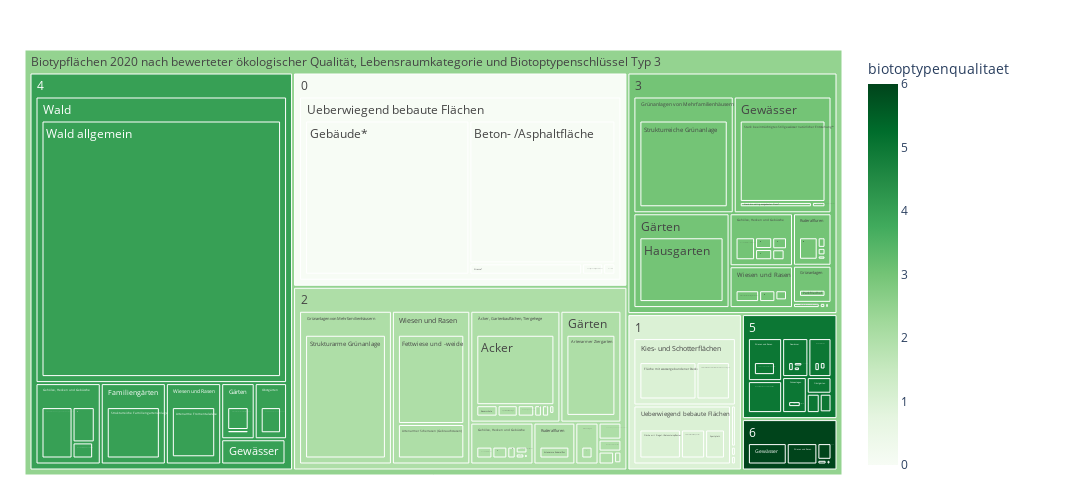

Notebook source saved alongside this figure:
### Code cell
fig = px.treemap(myTreemapAgg.reset_index(), path=[px.Constant("Biotypflächen 2020 nach bewerteter ökologischer Qualität, Lebensraumkategorie und Biotoptypenschlüssel Typ 3"),'biotoptypenqualitaet','legende_lebensraeume', 'lrtyp3text']
                 , values='sum_Flaeche'
                 , color='biotoptypenqualitaet'
                , color_continuous_scale='Greens'
                 ,height=500
                 ,width=1300                 
                )
fig.update_traces(root_color="grey")
fig.update_layout(margin = dict(t=50, l=25, r=250, b=25))
fig.show()

### Figure 1 — Plotly figure (JSON) as saved in the notebook; plotly's stock layout.template omitted (floating-point values rounded to 4 significant figures; data arrays with more than 128 entries replaced by an {"elided": "..."} marker saying what was removed)
{"data": [{"branchvalues": "total", "customdata": {"elided": "210x1 float values"}, "domain": {"x": [0, 1], "y": [0, 1]}, "hovertemplate": "labels=%{label}<br>sum_Flaeche=%{value}<br>parent=%{parent}<br>id=%{id}<br>biotoptypenqualitaet=%{color}<extra></extra>", "ids": {"elided": "210 str values"}, "labels": {"elided": "210 str values"}, "marker": {"coloraxis": "coloraxis", "colors": {"elided": "210 float values"}}, "name": "", "parents": {"elided": "210 str values"}, "root": {"color": "grey"}, "type": "treemap", "values": {"elided": "210 float values"}}], "layout": {"coloraxis": {"colorbar": {"title": {"text": "biotoptypenqualitaet"}}, "colorscale": [[0, "rgb(247,252,245)"], [0.125, "rgb(229,245,224)"], [0.25, "rgb(199,233,192)"], [0.375, "rgb(161,217,155)"], [0.5, "rgb(116,196,118)"], [0.625, "rgb(65,171,93)"], [0.75, "rgb(35,139,69)"], [0.875, "rgb(0,109,44)"], [1, "rgb(0,68,27)"]]}, "height": 500, "legend": {"tracegroupgap": 0}, "margin": {"b": 25, "l": 25, "r": 250, "t": 50}, "width": 1300}}
